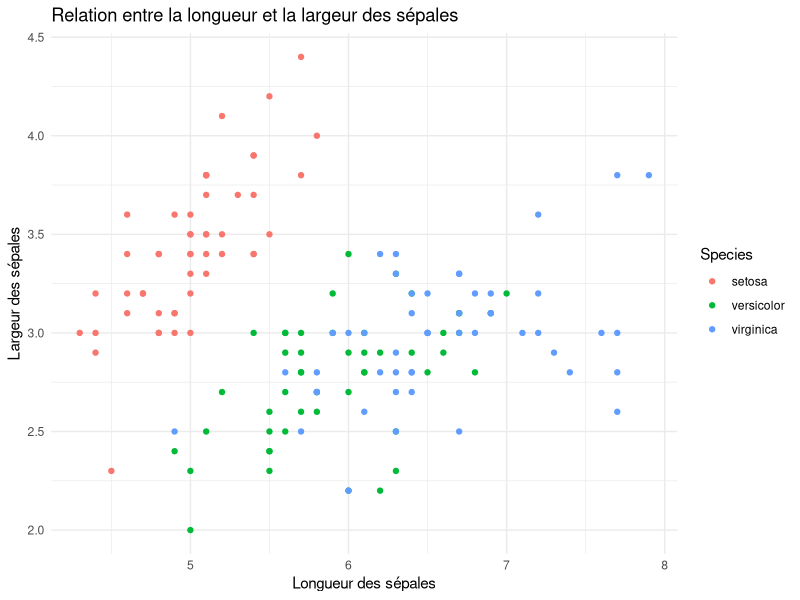

Source code (R):
# Charger les packages nécessaires
library(dplyr)
library(ggplot2)

# Manipulation de la dataframe iris avec dplyr
iris_summary <- iris %>%
  group_by(Species) %>%
  summarise(
    Sepal.Length.Mean = mean(Sepal.Length),
    Sepal.Width.Mean = mean(Sepal.Width),
    Petal.Length.Mean = mean(Petal.Length),
    Petal.Width.Mean = mean(Petal.Width)
  )

print(iris_summary)

# Création d'un graphique avec ggplot2
ggplot(iris, aes(x = Sepal.Length, y = Sepal.Width, color = Species)) +
  geom_point() +
  labs(
    title = "Relation entre la longueur et la largeur des sépales",
    x = "Longueur des sépales",
    y = "Largeur des sépales"
  ) +
  theme_minimal()
